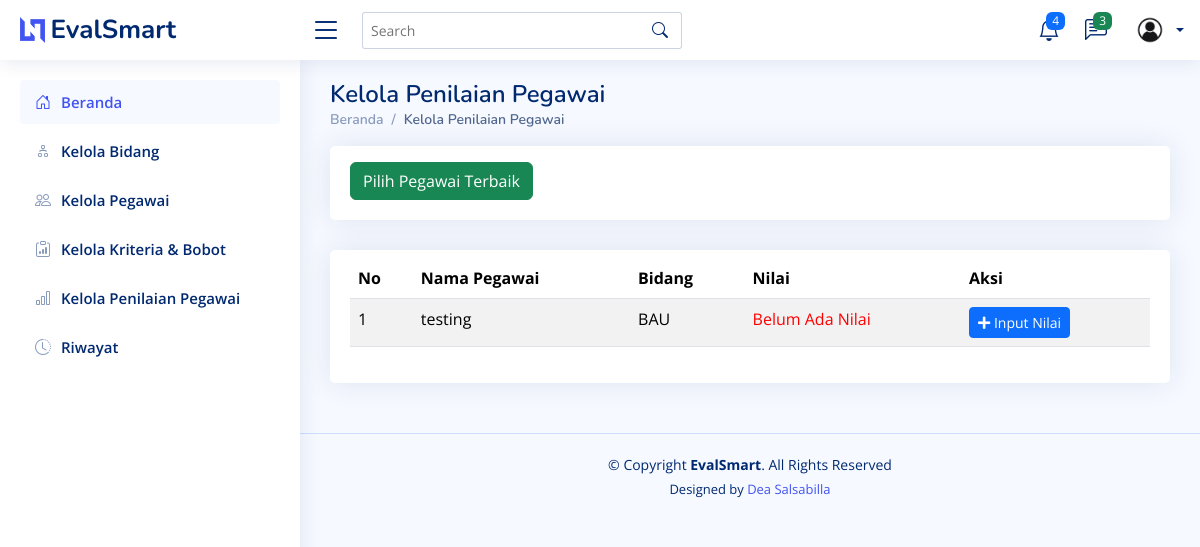
Before: /penilaian/ with the older database file.
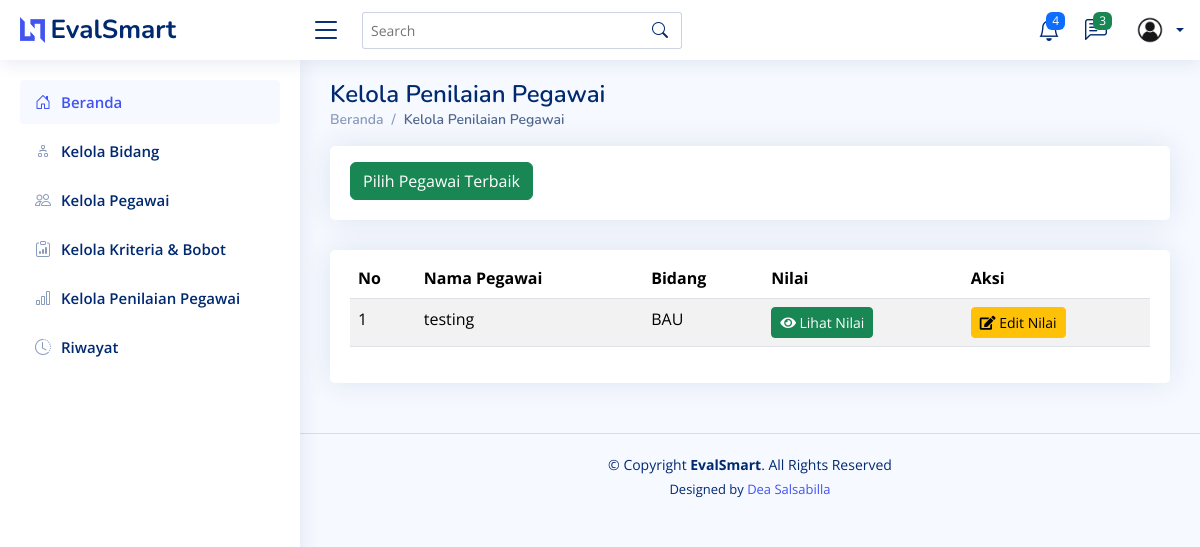
After: the same page with the newer database file.
### testing/models.py (models this page shows, shortened)
class Penilaian(models.Model):
    id = models.AutoField(primary_key=True)  # ID otomatis
    nama = models.ForeignKey('Pegawai', on_delete=models.CASCADE)  # Relasi ke tabel Pegawai
    bidang = models.ForeignKey('Bidang', on_delete=models.CASCADE)  # Relasi ke tabel Bidang
    nilai = models.TextField(null=True, blank=True)
    class Meta:
        verbose_name_plural = "Penilaian"
        ordering = ['id']

class Pegawai(models.Model):
    id = models.AutoField(primary_key=True)  # ID otomatis
    nomor_induk = models.CharField(max_length=20, unique=True)  # Nomor induk pegawai
    nama = models.CharField(max_length=100)  # Nama pegawai
    alamat = models.TextField()  # Alamat pegawai
    no_telp = models.CharField(max_length=15)  # Nomor telepon pegawai
    bidang = models.ForeignKey(Bidang, on_delete=models.CASCADE)  # Relasi ke tabel Bidang
    class Meta:
        verbose_name_plural = "Pegawai"
        ordering = ['nama']

class Bidang(models.Model):
    id = models.AutoField(primary_key=True)
    nama = models.CharField(max_length=255)
    class Meta:
        verbose_name_plural = "Bidang"
        ordering = ['id']

### testing/views.py (the view)
# urls.py: path("penilaian/", views.penilaian, name="penilaian"),
def penilaian(request):
    penilaian_list = Penilaian.objects.all()
    return render(request, 'penilaian.html', {'penilaian_list': penilaian_list})

### testing/templates/penilaian.html (shortened to what this page needs)
<!DOCTYPE html>
<html lang="en">
  <head>
    {% load static %}
    <link href="{% static 'assets/vendor/bootstrap/css/bootstrap.min.css' %}" rel="stylesheet" />
    <link href="{% static 'assets/vendor/bootstrap-icons/bootstrap-icons.css' %}" rel="stylesheet" />
    <link href="{% static 'assets/vendor/boxicons/css/boxicons.min.css' %}" rel="stylesheet" />
    <link href="{% static 'assets/vendor/quill/quill.snow.css' %}" rel="stylesheet" />
    <link href="{% static 'assets/vendor/quill/quill.bubble.css' %}" rel="stylesheet" />
    <link href="{% static 'assets/vendor/remixicon/remixicon.css' %}" rel="stylesheet" />
    <link href="{% static 'assets/vendor/simple-datatables/style.css' %}" rel="stylesheet" />
    <link href="{% static 'assets/css/style.css' %}" rel="stylesheet" />
    <link href="https://cdnjs.cloudflare.com/ajax/libs/font-awesome/5.15.4/css/all.min.css" rel="stylesheet">
  </head>
  <body>
    {% include 'partials/header.html' %}
    {% include 'partials/sidebar.html' %}
    <main id="main" class="main">
      <div class="pagetitle">
        <h1>Kelola Penilaian Pegawai</h1>
        <nav>
          <ol class="breadcrumb">
            <li class="breadcrumb-item">
              <a href="{% url 'home' %}">Beranda</a>
            </li>
            <li class="breadcrumb-item active">Kelola Penilaian Pegawai</li>
          </ol>
        </nav>
      </div>
      <div class="row">
        <div class="col-lg-12">
          <div class="card">
            <div class="card-body">
              <button class="btn btn-success mt-3"><a href="{% url 'pegawai_terbaik' %}" style="color: white; text-decoration: none;">Pilih Pegawai Terbaik</a></button>
            </div>
          </div>
        </div>
      </div>
      <section class="section">
        <div class="row">
          <div class="col-lg-12">
            <div class="card">
              <div class="card-body">
                <table class="table table-striped mt-2">
                  <thead>
                    <tr>
                      <th scope="col">No</th>
                      <th scope="col">Nama Pegawai</th>
                      <th scope="col">Bidang</th>
                      <th scope="col">Nilai</th>
                      <th scope="col">Aksi</th>
                    </tr>
                  </thead>
                  <tbody>
                    {% for item in penilaian_list %}
                      <tr>
                        <td>{{ forloop.counter }}</td>
                        <td>{{ item.nama.nama }}</td>
                        <td>{{ item.bidang.nama }}</td>
                        <td>
                          {% if item.nilai %}
                            <a href="" class="btn btn-success btn-sm"><i class="fas fa-eye"></i> Lihat Nilai</a>
                          {% else %}
                            <span style="color: red;">Belum Ada Nilai</span>
                          {% endif %}
                        </td>
                        <td>
                          {% if item.nilai %}
                            <a href="{% url 'input_nilai' item.id %}" class="btn btn-warning btn-sm"><i class="fas fa-edit"></i> Edit Nilai</a>
                          {% else %}
                            <a href="{% url 'input_nilai' item.id %}" class="btn btn-primary btn-sm"><i class="fas fa-plus"></i> Input Nilai</a>
                          {% endif %}
                        </td>
                      </tr>
                    {% endfor %}
                  </tbody>
                </table>
              </div>
            </div>
          </div>
        </div>
      </section>
    </main>
    {% include 'partials/footer.html' %}
  </body>
</html>

Changed rows visible on the page:
changed Penilaian "testing": nilai "Belum Ada Nilai Input Nilai" → "Lihat Nilai Edit Nilai"
